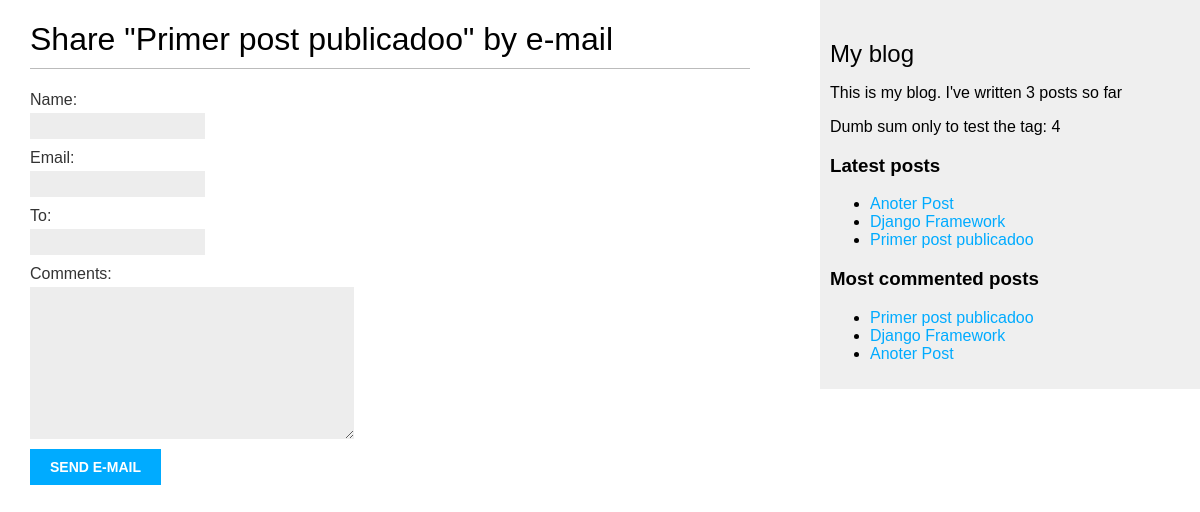
/blog/1/share/, run on an earlier commit of the app's database.
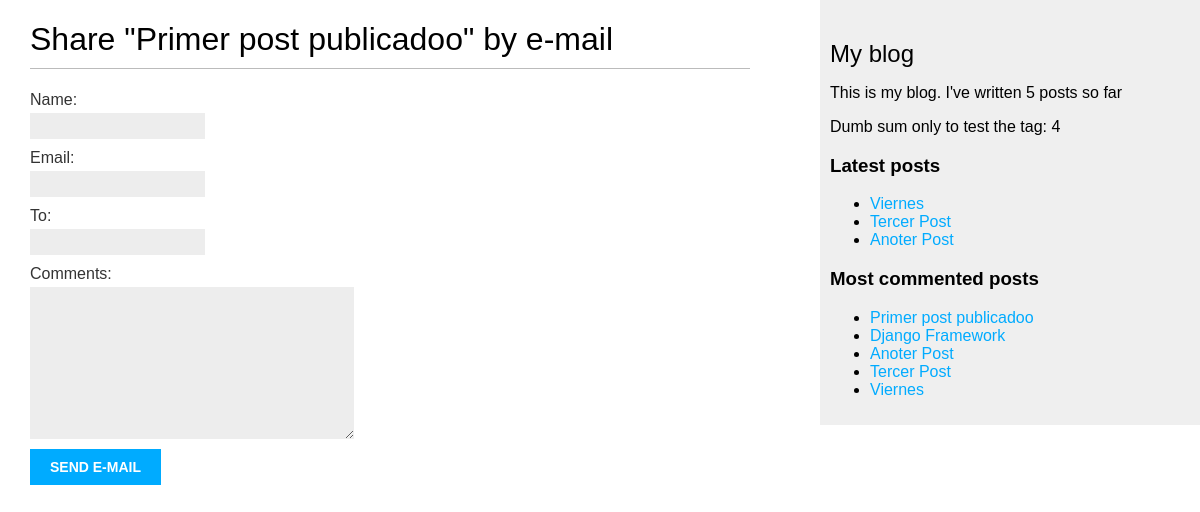
And on a later commit of the database.
### blog/models.py (models this page shows, shortened)
class Post(models.Model):
    tags = TaggableManager()
    class Status(models.TextChoices):
        DRAFT = "DF", "Draft"
        PUBLISHED = "PB", "Published"
    title = models.CharField(max_length=250)
    slug = models.SlugField(max_length=250,
                            unique_for_date='publish')
    author = models.ForeignKey(User,
                               on_delete=models.CASCADE,
                               related_name="blog_posts")
    body = models.TextField()
    publish = models.DateTimeField(default=timezone.now)
    created = models.DateTimeField(auto_now_add=True)
    updated = models.DateTimeField(auto_now=True)
    status = models.CharField(max_length=2,
                              choices=Status.choices,
                              default=Status.DRAFT)
    objects = models.Manager() #Manager por defecto
    published = PublishedManager() #Manager Personalizado creado arriba
    class Meta: #Metadata
        ordering = ['-publish']
        indexes = [
            models.Index(fields=['-publish'])
        ]
    def get_absolute_url(self):
        return reverse('blog:post_detail',
                       args=[self.publish.year,
                             self.publish.month,
                             self.publish.day,
                             self.slug
                             ])

### blog/views.py (the view)
def post_share(request, post_id):
    post = get_object_or_404(Post, id=post_id, status=Post.Status.PUBLISHED)
    sent = False
    if request.method == "POST":
        form = EmailPostForm(request.POST)
        if form.is_valid():
            cd = form.cleaned_data
            post_url = request.build_absolute_uri(
                post.get_absolute_url())
            subject = f"{cd['name']} recommends you read " \
                      f"{post.title}"
            message = f"Read {post.title} at {post_url}\n\n" \
                      f"{cd['name']}\'s comments: {cd['comments']}"
            send_mail(subject, message, 'your_account@gmail.com',
                      [cd['to']])
            sent = True
    else:
        form = EmailPostForm()
    return render(request, 'blog/post/share.html', {'post': post,
                                                                        'form': form, 'sent': sent})

### blog/forms.py
class EmailPostForm(forms.Form):
    name = forms.CharField(max_length=25)
    email = forms.EmailField()
    to = forms.EmailField()
    comments = forms.CharField(required=False,
                                widget=forms.Textarea)

### blog/models.py (called while the page is built)
    def get_queryset(self):
        return super().get_queryset().filter(status=Post.Status.PUBLISHED)

### blog/templatetags/blog_tags.py (called while the page is built)
@register.simple_tag()
def total_posts(): #Nombre de la etiqueta #Django utiliza el nombre de la funcion como el nombre de la etiqueta
    return Post.published.count()

@register.simple_tag(name="suma")
def sumita():
    return 2 + 2

@register.inclusion_tag('blog/post/latest_posts.html')
def show_latest_posts(count=5):
    latest_posts = Post.published.order_by("-publish")[:count]
    return {'latest_posts': latest_posts}

@register.simple_tag
def get_most_comented_posts(count=5):
    return Post.published.annotate(
        total_comments=Count('comments')
    ).order_by('-total_comments')[:count]

### blog/templates/blog/post/share.html (shortened to what this page needs)
{% extends "blog/base.html" %}
{% block content %}
    {% if sent %}
        <h1>E-mail successfully sent</h1>
            <p>
            "{{ post.title }}" was successfully sent to {{ form.cleaned_data.to }}.
            </p>
    {% else %}
            <h1>Share "{{ post.title }}" by e-mail</h1>
    <form method="post">
        {{ form.as_p }}
        <input type="submit" value="Send e-mail">
        </form>
    {% endif %}
    {% endblock %}

### blog/templates/blog/base.html (shortened to what this page needs)
{% load blog_tags %}
{% load static %}
<!DOCTYPE html>
<html>
<head>
  <link href="{% static "css/blog.css" %}" rel="stylesheet">
</head>
<body>
  <div id="content">
    {% block content %}
    {% endblock %}
  </div>
  <div id="sidebar">
    <h2>My blog</h2>
    <p>
        This is my blog.
        I've written {% total_posts %} posts so far
    </p>
      <p>
        Dumb sum only to test the tag:  {% suma %}
      </p>
      <h3>Latest posts</h3>
      {% show_latest_posts 3 %}
      <p>
          <h3> Most commented posts </h3>
            {% get_most_comented_posts as most_commented_posts %}
            <ul>
                {% for post in most_commented_posts %}
                    <li>
                        <a href="{{ post.get_absolute_url }}">{{ post.title }}</a>
                    </li>
                {% endfor %}
            </ul>
      </p>
  </div>
</body>
</html>

### blog/templates/blog/post/latest_posts.html
<ul>
    {% for post in latest_posts %}
        <li>
            <a href="{{ post.get_absolute_url }}">{{ post.title }}</a>
        </li>
    {% endfor %}
</ul>

What changed in the data, as far as the page shows it:
no longer on one of the page's lists (row unchanged): Post: title "Primer post publicadoo"
no longer on one of the page's lists (row unchanged): Post: title "Django Framework"
added Post: title "Viernes"
added Post: title "Tercer Post"
Also different on the page:
text no longer shown: "3"
text now shown: "5"
